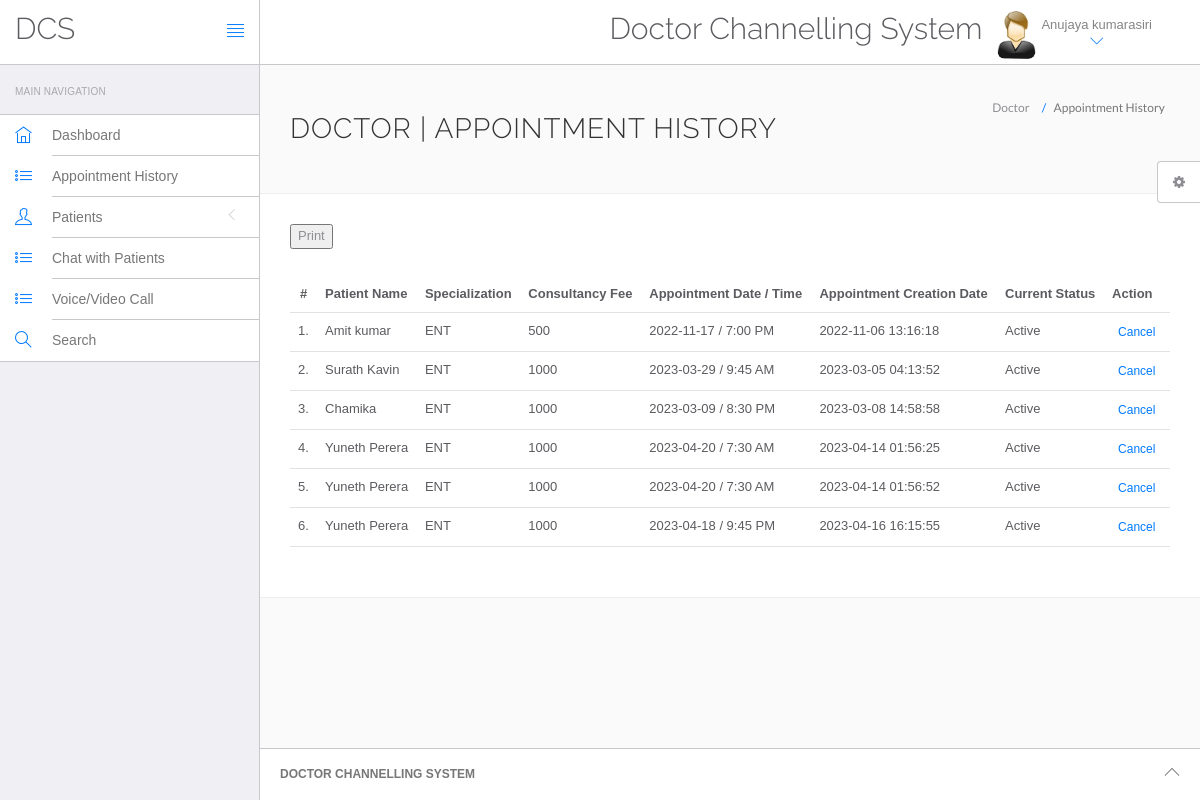
/hms/doctor/appointment-history.php (signed in), run on the app's committed database.
### tables this page shows
CREATE TABLE `doctors` (
  `id` int(11) NOT NULL,
  `specilization` varchar(255) DEFAULT NULL,
  `doctorName` varchar(255) DEFAULT NULL,
  `address` longtext DEFAULT NULL,
  `docFees` varchar(255) DEFAULT NULL,
  `contactno` bigint(11) DEFAULT NULL,
  `docEmail` varchar(255) DEFAULT NULL,
  `password` varchar(255) DEFAULT NULL,
  `creationDate` timestamp NULL DEFAULT current_timestamp(),
  `updationDate` timestamp NULL DEFAULT NULL ON UPDATE current_timestamp()
);

CREATE TABLE `appointment` (
  `id` int(11) NOT NULL,
  `doctorSpecialization` varchar(255) DEFAULT NULL,
  `doctorId` int(11) DEFAULT NULL,
  `userId` int(11) DEFAULT NULL,
  `consultancyFees` int(11) DEFAULT NULL,
  `appointmentDate` varchar(255) DEFAULT NULL,
  `appointmentTime` varchar(255) DEFAULT NULL,
  `postingDate` timestamp NULL DEFAULT current_timestamp(),
  `userStatus` int(11) DEFAULT NULL,
  `doctorStatus` int(11) DEFAULT NULL,
  `updationDate` timestamp NULL DEFAULT NULL ON UPDATE current_timestamp()
);

CREATE TABLE `users` (
  `id` int(11) NOT NULL,
  `fullName` varchar(255) DEFAULT NULL,
  `address` longtext DEFAULT NULL,
  `city` varchar(255) DEFAULT NULL,
  `gender` varchar(255) DEFAULT NULL,
  `email` varchar(255) DEFAULT NULL,
  `password` varchar(255) DEFAULT NULL,
  `regDate` timestamp NULL DEFAULT current_timestamp(),
  `updationDate` timestamp NULL DEFAULT NULL ON UPDATE current_timestamp()
);

### hms/doctor/appointment-history.php (the view, shortened to what this page needs)
<?php
include('include/config.php');
if (strlen($_SESSION['id'] == 0)) {
	header('location:logout.php');
} else {
?>
	<!DOCTYPE html>
	<html lang="en">
	<head>
		<link rel="stylesheet" href="vendor/bootstrap/css/bootstrap.min.css">
		<link rel="stylesheet" href="vendor/fontawesome/css/font-awesome.min.css">
		<link rel="stylesheet" href="vendor/themify-icons/themify-icons.min.css">
		<link href="vendor/animate.css/animate.min.css" rel="stylesheet" media="screen">
		<link href="vendor/perfect-scrollbar/perfect-scrollbar.min.css" rel="stylesheet" media="screen">
		<link href="vendor/switchery/switchery.min.css" rel="stylesheet" media="screen">
		<link href="vendor/bootstrap-touchspin/jquery.bootstrap-touchspin.min.css" rel="stylesheet" media="screen">
		<link href="vendor/select2/select2.min.css" rel="stylesheet" media="screen">
		<link href="vendor/bootstrap-datepicker/bootstrap-datepicker3.standalone.min.css" rel="stylesheet" media="screen">
		<link href="vendor/bootstrap-timepicker/bootstrap-timepicker.min.css" rel="stylesheet" media="screen">
		<link rel="stylesheet" href="assets/css/styles.css">
		<link rel="stylesheet" href="assets/css/plugins.css">
		<link rel="stylesheet" href="assets/css/themes/theme-1.css" id="skin_color" />
	</head>
	<body>
		<div id="app">
			<?php include('include/sidebar.php'); ?>
			<div class="app-content">
				<?php include('include/header.php'); ?>
				<div class="main-content">
					<div class="wrap-content container" id="container">
						<section id="page-title">
							<div class="row">
								<div class="col-sm-8">
									<h1 class="mainTitle">Doctor | Appointment History</h1>
								</div>
								<ol class="breadcrumb">
									<li>
										<span>Doctor </span>
									</li>
									<li class="active">
										<span>Appointment History</span>
									</li>
								</ol>
							</div>
						</section>
						<div class="container-fluid container-fullw bg-white">
						<button type="submit" id="print" onclick="printPage()">Print</button> </br></br>
							<div class="row">
								<div class="col-md-12">
									<table class="table table-hover" id="sample-table-1">
										<thead>
											<tr>
												<th class="center">#</th>
												<th class="hidden-xs">Patient Name</th>
												<th>Specialization</th>
												<th>Consultancy Fee</th>
												<th>Appointment Date / Time </th>
												<th>Appointment Creation Date </th>
												<th>Current Status</th>
												<th>Action</th>
											</tr>
										</thead>
										<tbody>
											<?php
											$sql = mysqli_query($con, "select users.fullName as fname,appointment.*  from appointment join users on users.id=appointment.userId where appointment.doctorId='" . $_SESSION['id'] . "'");
											$cnt = 1;
											while ($row = mysqli_fetch_array($sql)) {
											?>
												<tr>
													<td class="center"><?php echo $cnt; ?>.</td>
													<td class="hidden-xs"><?php echo $row['fname']; ?></td>
													<td><?php echo $row['doctorSpecialization']; ?></td>
													<td><?php echo $row['consultancyFees']; ?></td>
													<td><?php echo $row['appointmentDate']; ?> / <?php echo
																								$row['appointmentTime']; ?>
													</td>
													<td><?php echo $row['postingDate']; ?></td>
													<td>
														<?php if (($row['userStatus'] == 1) && ($row['doctorStatus'] == 1)) {
															echo "Active";
														}
														?></td>
													<td>
														<div class="visible-md visible-lg hidden-sm hidden-xs">
															<?php if (($row['userStatus'] == 1) && ($row['doctorStatus'] == 1)) { ?>
																<a href="appointment-history.php?id=<?php echo $row['id'] ?>&cancel=update" onClick="return confirm('Are you sure you want to cancel this appointment ?')" class="btn btn-transparent btn-xs tooltips" title="Cancel Appointment" tooltip-placement="top" tooltip="Remove">Cancel</a>
															<?php } else {
																echo "Canceled";
															} ?>
														</div>
													</td>
												</tr>
											<?php
												$cnt = $cnt + 1;
											} ?>
										</tbody>
									</table>
								</div>
							</div>
						</div>
					</div>
				</div>
			</div>
			<?php include('include/footer.php'); ?>
			<?php include('include/setting.php'); ?>
		</div>
	</body>
	</html>
<?php } ?>

### hms/doctor/include/header.php (shortened to what this page needs)
<header class="navbar navbar-default navbar-static-top">
	<div class="navbar-header">
		<a class="navbar-brand" href="#">
			<h2 style="padding-top:20% ">DCS</h2>
		</a>
		<a href="#" class="sidebar-toggler pull-right visible-md visible-lg" data-toggle-class="app-sidebar-closed" data-toggle-target="#app">
			<i class="ti-align-justify"></i>
		</a>
	</div>
	<div class="navbar-collapse collapse">
		<ul class="nav navbar-right">
			<li style="padding-top:2% ">
				<h2>Doctor Channelling System</h2>
			</li>
			<li class="dropdown current-user">
				<a href class="dropdown-toggle" data-toggle="dropdown">
					<img src="assets/images/images.jpg"> <span class="username">
						<?php $query = mysqli_query($con, "select doctorName from doctors where id='" . $_SESSION['id'] . "'");
						while ($row = mysqli_fetch_array($query)) {
							echo $row['doctorName'];
						}
						?> <i class="ti-angle-down"></i></i></span>
				</a>
			</li>
		</ul>
	</div>
</header>

### hms/doctor/assets/css/themes/theme-1.css (style rules this page uses)
body { background: #FAFAFA; }
header .navbar-header { background: #ffffff !important; border-right-color: #c8c7cc !important; border-bottom-color: #c8c7cc !important; }
header .navbar-header .sidebar-toggler, header .navbar-header .sidebar-mobile-toggler { color: #007aff !important; }
header .navbar-header .navbar-brand { color: #777 !important; }
header .navbar-collapse { background: #ffffff !important; border-bottom-color: #c8c7cc !important; box-shadow: none !important; }
header .navbar-collapse .navbar-right > li > a { color: #777; }
header .navbar-collapse .navbar-right > li > a i { color: #007aff !important; }

### data on the page
doctors: doctorName "Anujaya kumarasiri"
appointment: userId.fullName "Amit kumar", doctorSpecialization "ENT", consultancyFees "500", appointmentDate "2022-11-17", appointmentTime "7:00 PM", postingDate "2022-11-06 13:16:18", userStatus "Active"
appointment: userId.fullName "Surath Kavin", doctorSpecialization "ENT", consultancyFees "1000", appointmentDate "2023-03-29", appointmentTime "9:45 AM", postingDate "2023-03-05 04:13:52", userStatus "Active"
appointment: userId.fullName "Chamika", doctorSpecialization "ENT", consultancyFees "1000", appointmentDate "2023-03-09", appointmentTime "8:30 PM", postingDate "2023-03-08 14:58:58", userStatus "Active"
appointment: userId.fullName "Yuneth Perera", doctorSpecialization "ENT", consultancyFees "1000", appointmentDate "2023-04-20", appointmentTime "7:30 AM", postingDate "2023-04-14 01:56:25", userStatus "Active"
appointment: userId.fullName "Yuneth Perera", doctorSpecialization "ENT", consultancyFees "1000", appointmentDate "2023-04-20", appointmentTime "7:30 AM", postingDate "2023-04-14 01:56:52", userStatus "Active"
appointment: userId.fullName "Yuneth Perera", doctorSpecialization "ENT", consultancyFees "1000", appointmentDate "2023-04-18", appointmentTime "9:45 PM", postingDate "2023-04-16 16:15:55", userStatus "Active"
